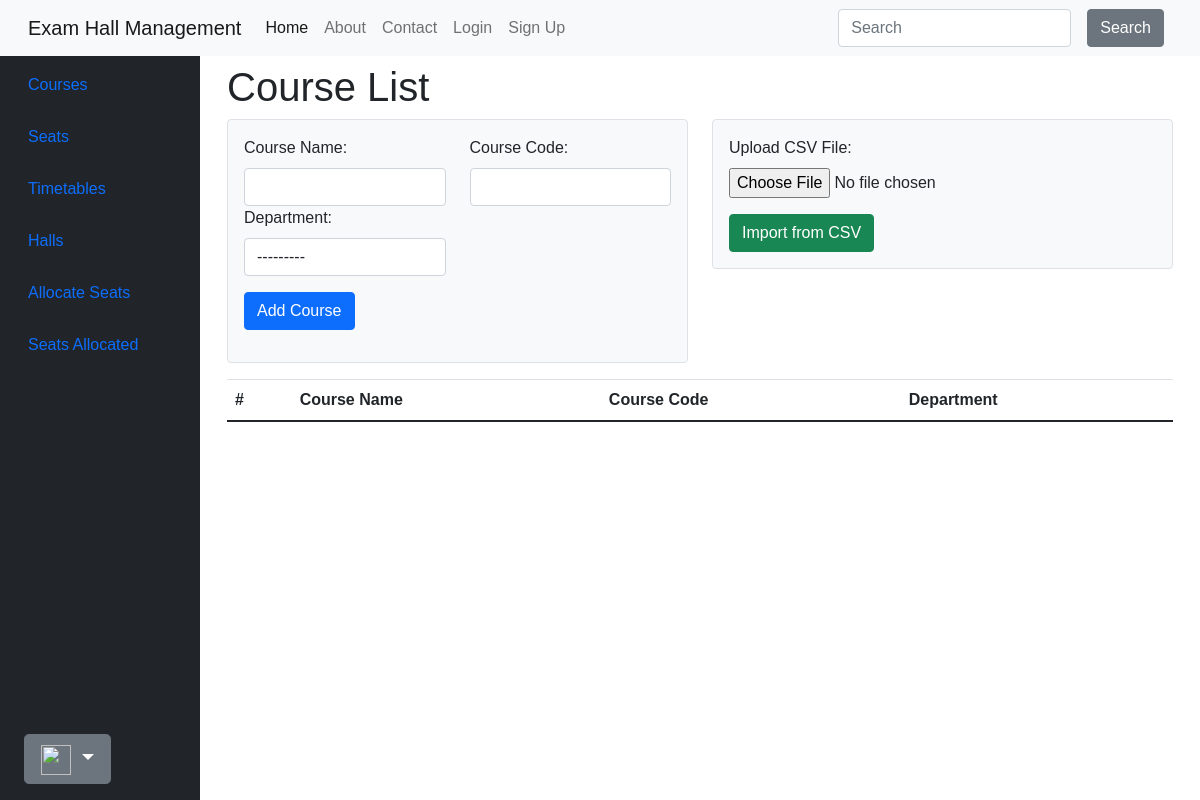
Before: /main/courses/ with the older database file.
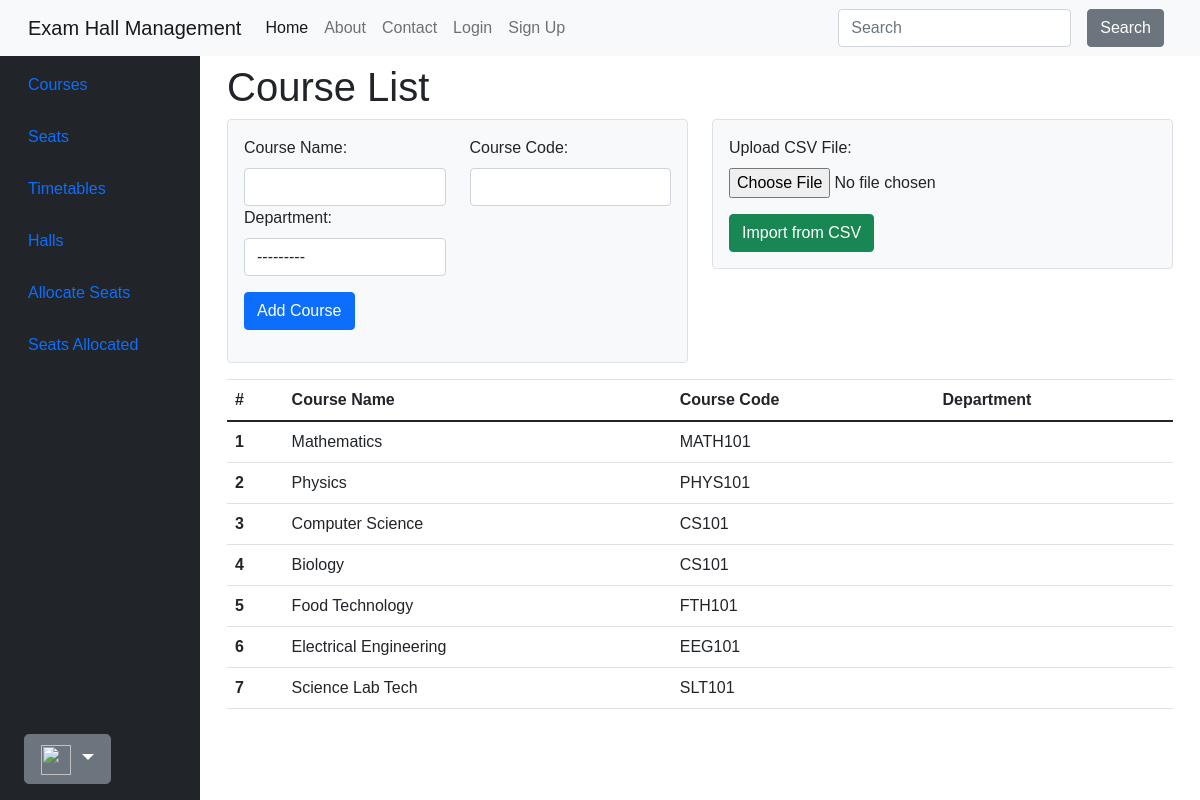
After: the same page with the newer database file.
### main/models.py (models this page shows, shortened)
class Course(models.Model):
    name = models.CharField(max_length=100)
    code = models.CharField(max_length=8)
    department = models.ForeignKey(Department, on_delete=models.CASCADE)

### main/views.py (the view, shortened to what this page needs)
# urls.py: path('courses/', CourseCreateView.as_view(), name='courses'),
class CourseCreateView(View):
    template_name = 'main/courses.html'
    def get(self, request, *args, **kwargs):
        courses = Course.objects.all()
        form = CourseForm()
        return render(request, self.template_name, {'courses': courses, 'form': form})

### main/forms.py
class CourseForm(forms.ModelForm):
    class Meta:
        model = Course
        fields = ['name', 'code', 'department']

### main/templates/main/courses.html (shortened to what this page needs)
{% extends 'main/base.html' %}
{% load widget_tweaks %}
{% block content %}
    <h1>Course List</h1>
    <div class="row mb-3">
        <div class="col-md-6">
            <div class="form-container bg-light p-3 rounded border">
                <form method="post" enctype="multipart/form-data">
                    <div class="form-group row">
                        <div class="col-md-6">
                            <label for="{{ form.name.id_for_label }}">Course Name:</label>
                            {{ form.name|add_class:"form-control" }}
                        </div>
                        <div class="col-md-6">
                            <label for="{{ form.code.id_for_label }}">Course Code:</label>
                            {{ form.code|add_class:"form-control" }}
                        </div>
                        <div class="col-md-6">
                            <label for="{{ form.department.id_for_label }}">Department:</label>
                            {{ form.department|add_class:"form-control" }}
                        </div>
                        <div class="col-md-12 mt-3">
                            <button type="submit" class="btn btn-primary">Add Course</button>
                        </div>
                    </div>
                </form>
            </div>
        </div>
        <div class="col-md-6">
            <div class="form-container bg-light p-3 rounded border">
                <form method="post" enctype="multipart/form-data">
                    <div class="form-group">
                        <label for="csv_file">Upload CSV File:</label>
                        <input class="form-control-file" type="file" name="csv_file" required>
                    </div>
                    <div class="mt-3">
                        <button type="submit" class="btn btn-success">Import from CSV</button>
                    </div>
                </form>
            </div>
        </div>
    </div>
    <table class="table">
        <thead>
            <tr>
                <th scope="col">#</th>
                <th scope="col">Course Name</th>
                <th scope="col">Course Code</th>
                <th scope="col">Department</th>
            </tr>
        </thead>
        <tbody>
            {% for course in courses %}
                <tr>
                    <th scope="row">{{ forloop.counter }}</th>
                    <td>{{ course.name }}</td>
                    <td>{{ course.code }}</td>
                    <td>{{ course.department }}</td>
                </tr>
            {% endfor %}
        </tbody>
    </table>
{% endblock %}

### main/templates/main/base.html (shortened to what this page needs)
<!DOCTYPE html>
<html lang="en">
<head>
    <link rel="stylesheet" href="https://stackpath.bootstrapcdn.com/bootstrap/4.5.2/css/bootstrap.min.css">
    <link href="https://cdn.jsdelivr.net/npm/bootstrap@5.0.2/dist/css/bootstrap.min.css" rel="stylesheet">
    <link rel="stylesheet" href="https://cdnjs.cloudflare.com/ajax/libs/font-awesome/5.15.1/css/all.min.css">
    <link href="https://cdn.jsdelivr.net/npm/bootstrap@5.0.2/dist/css/bootstrap.min.css" rel="stylesheet">
</head>
<body>
    <nav class="navbar navbar-expand-lg navbar-light bg-light fixed-top">
        <div class="container-fluid">
            <a class="navbar-brand" href="{% url 'index' %}">Exam Hall Management</a>
            <div class="collapse navbar-collapse" id="navbarColor04">
                <ul class="navbar-nav me-auto">
                    <li class="nav-item">
                        <a class="nav-link active" href="{% url 'index' %}">Home</a>
                    </li>
                    <li class="nav-item">
                        <a class="nav-link" href="{% url 'about' %}">About</a>
                    </li>
                    <li class="nav-item">
                        <a class="nav-link" href="{% url 'contact' %}">Contact</a>
                    </li>
                    {% if user.is_authenticated %}
                    <li class="nav-item">
                        <a class="nav-link" href="{% url 'accounts:logout' %}">Logout</a>
                    </li>
                    {% else %}
                    <li class="nav-item">
                        <a class="nav-link" href="{% url 'accounts:login' %}">Login</a>
                    </li>
                    <li class="nav-item">
                        <a class="nav-link" href="{% url 'accounts:signup' %}">Sign Up</a>
                    </li>
                    {% endif %}
                </ul>
                <form class="d-flex">
                    <input class="form-control me-sm-2" type="search" placeholder="Search">
                    <button class="btn btn-secondary mx-2 my-2 my-sm-0" type="submit">Search</button>
                </form>
            </div>
        </div>
    </nav>
    <div class="container-fluid">
        <div class="row flex-nowrap">
            <div class="col-auto col-md-3 col-xl-2 px-sm-2 px-0 bg-dark" #sidebar>
                <div class="d-flex flex-column align-items-center align-items-sm-start px-3 pt-2 text-white min-vh-100">
                    <ul class="nav nav-pills flex-column mb-sm-auto mb-0 align-items-center align-items-sm-start mt-5" id="menu">
                        <li>
                            <a href="{% url 'main:courses' %}" class="nav-link px-0 align-middle">
                             <span class="ms-1 d-none d-sm-inline">Courses</span></a>
                        </li>
                        <li>
                            <a href="{% url 'main:seats' %}" class="nav-link px-0 align-middle">
                             <span class="ms-1 d-none d-sm-inline">Seats</span></a>
                        </li>
                        <li>
                            <a href="{% url 'main:timetables' %}" class="nav-link px-0 align-middle">
                             <span class="ms-1 d-none d-sm-inline">Timetables</span></a>
                        </li>
                        <li>
                            <a href="{% url 'main:halls' %}" class="nav-link px-0 align-middle">
                             <span class="ms-1 d-none d-sm-inline">Halls</span></a>
                        </li>
                        <li>
                            <a href="{% url 'main:allocate' %}" class="nav-link px-0 align-middle">
                                 <span class="ms-1 d-none d-sm-inline">Allocate Seats</span>
                            </a>
                        </li>
                        <li>
                            <a href="{% url 'main:allocated_seats' %}" class="nav-link px-0 align-middle">
                                 <span class="ms-1 d-none d-sm-inline">Seats Allocated</span>
                            </a>
                        </li>
                    </ul>
                    <div class="dropdown">
                        <div class="btn btn-lg btn-secondary dropdown-toggle my-3"
                        type="button" id="dropdownMenuButton1" data-bs-toggle="dropdown" aria-expanded="false">
                            <img src="{{ user.profile.avatar.url }}" width="30" height="30">
                        </div>
                    </div>
                </div>
            </div>
            <div class="col my-5">
                <div id="content">
                    {% block content %}{% endblock %}
                </div>
            </div>
        </div>
    </div>
</body>
</html>

Changed rows visible on the page:
added Course: name "Mathematics", code "MATH101"
added Course: name "Physics", code "PHYS101"
added Course: name "Computer Science", code "CS101"
added Course: name "Biology", code "CS101"
added Course: name "Food Technology", code "FTH101"
added Course: name "Electrical Engineering", code "EEG101"
added Course: name "Science Lab Tech", code "SLT101"
